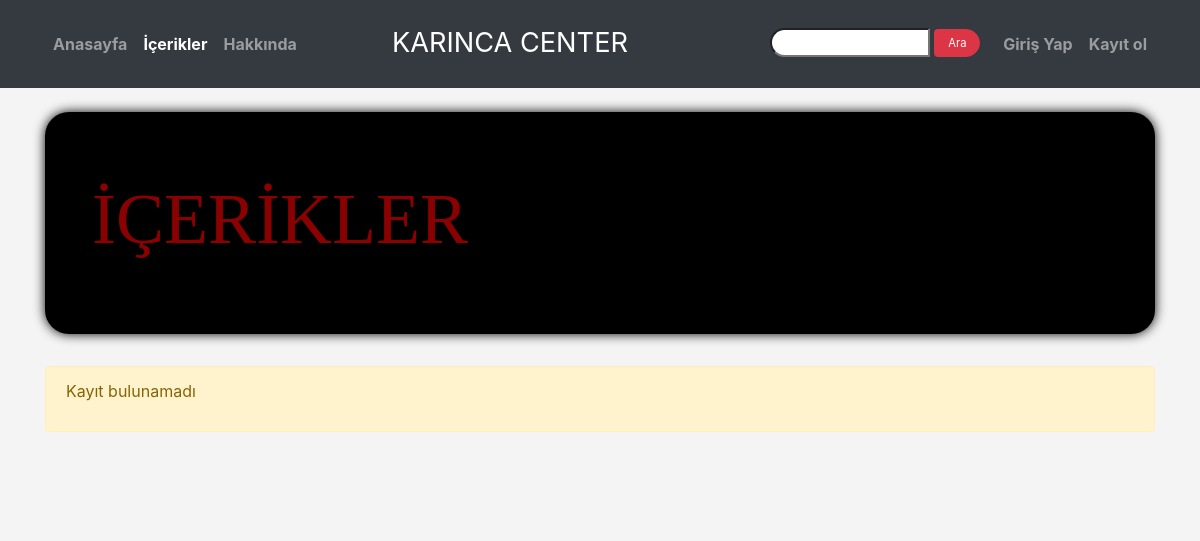
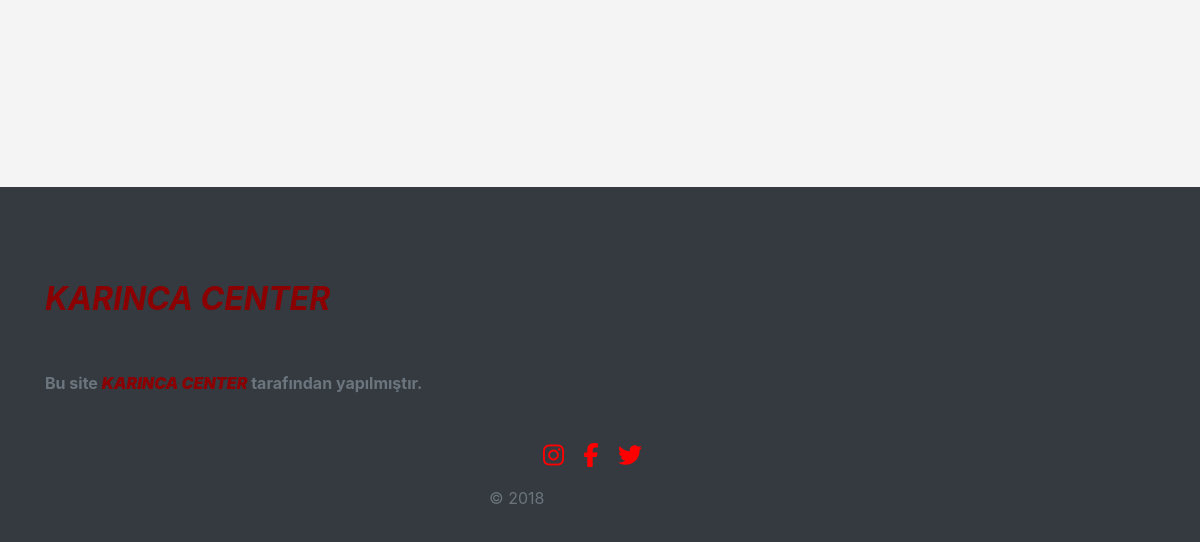
The page /articles/ on the database as committed earlier (2 pictures, top to bottom).
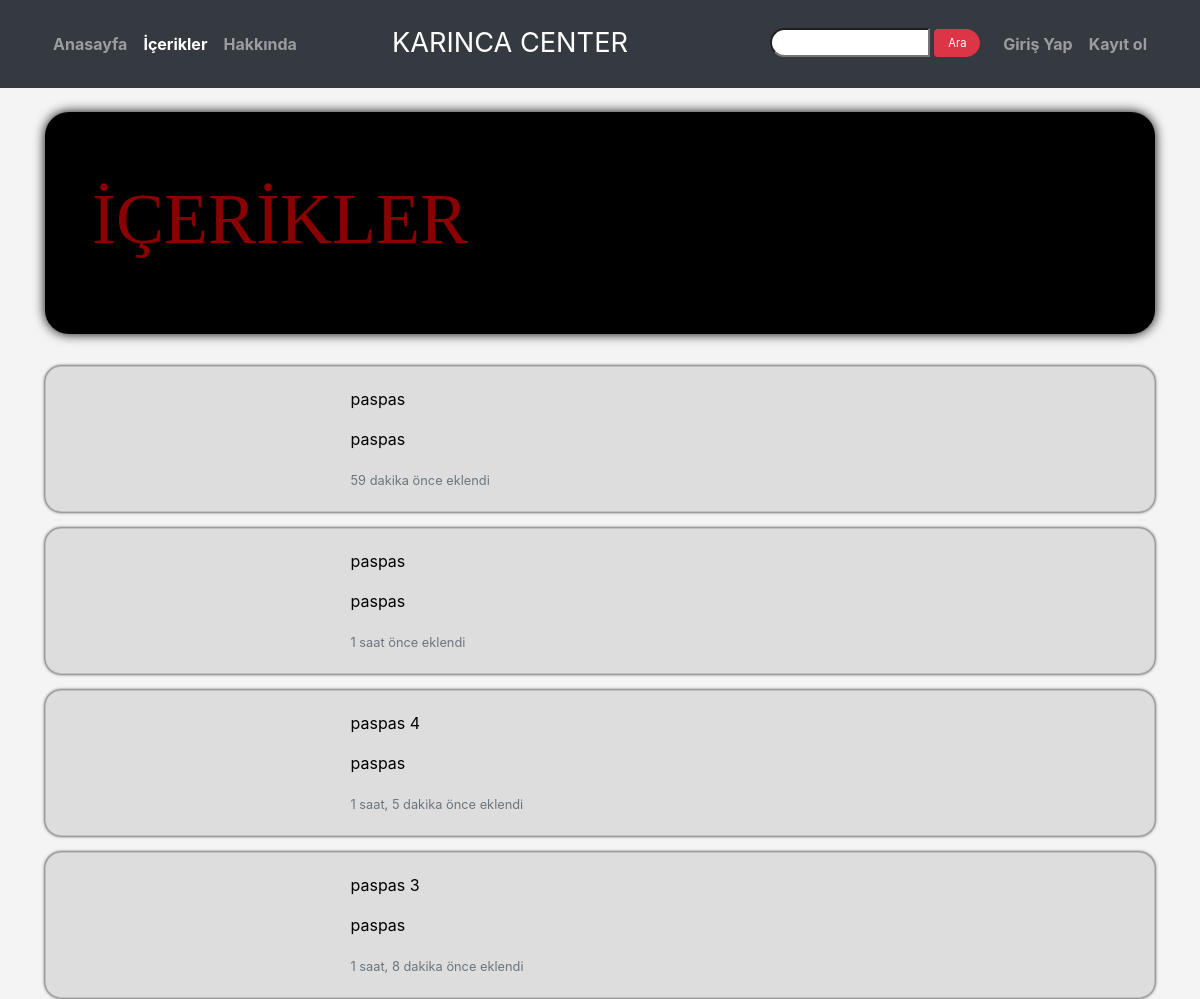
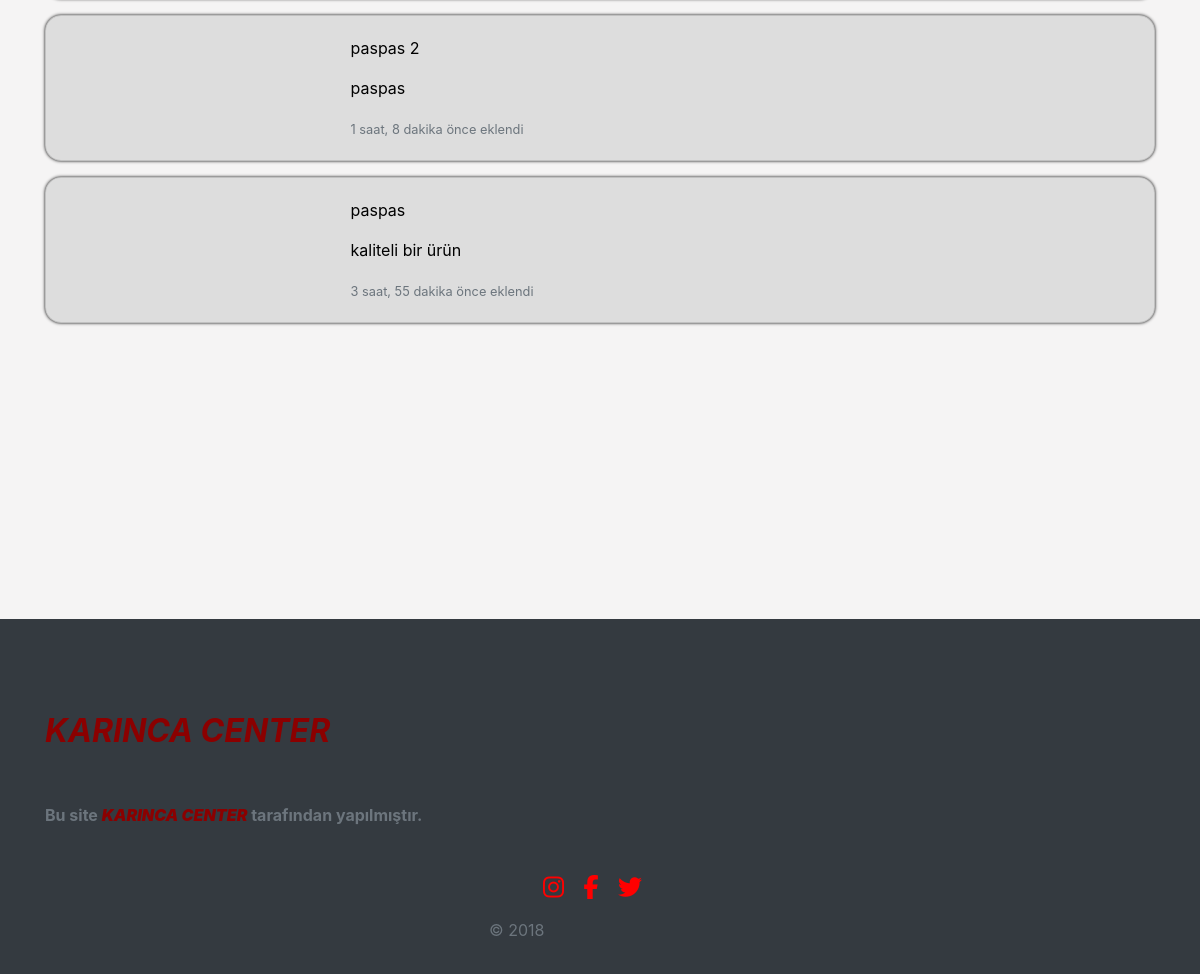
The same page on the database as committed later (2 pictures, top to bottom).
### articles/models.py (models this page shows, shortened)
class Article(models.Model):
    author = models.ForeignKey("auth.User",on_delete = models.CASCADE,verbose_name = "Yazar ")
    name = models.CharField(max_length=100, verbose_name='Başlık')
    description = RichTextField()
    image = models.FileField(blank = True,null = True, verbose_name='makale resim')
    created_date = models.DateTimeField(auto_now_add=True, verbose_name='Eklenme Tarihi')
    isPublished = models.BooleanField(default= True, verbose_name='yayındamı')
    thisNew = models.BooleanField(default= True, verbose_name='yenimi')
    class Meta:
        ordering = ['-created_date']

### articles/views.py (the view)
# urls.py: path('',views.index,name='articles'),
def index(request):
    keyword = request.GET.get("keyword")
    if keyword:
        articles = Article.objects.all().filter(isPublished = 1).filter(name__contains = keyword)
        context = {
        'articles': articles,
        }
        return render(request,'articles/list.html', context)
    else:
        articles = Article.objects.all().filter(isPublished = 1)
        context = {
            'articles': articles,
        }
        return render(request, 'articles/list.html', context)

### templates/articles/list.html (shortened to what this page needs)
{% extends 'layout.html' %}
{% load static %}
{% load humanize %}
{% block content %}
<div class="jumbotron üst ">
    <div class="container">
        <h3 id="kategori-o3" style="font-family: 'times'; font-size: 4.5rem; color: darkred;">İÇERİKLER</h3>
    </div>
</div>
<div class="row">
    <div class="col-md-12">
        {% if articles %}
            {% for article in articles %}
            <a class="link-a" href="{% url 'detail' articles.id %}">
                <div  class="card mb-3 film-o">
                    <div class="row">
                        <div class="col-md-3">
                        </div>
                        <div class="col-md-9">
                            <div class="card-body">
                                <div class="card-title">
                                     {{ article.name }}
                                </div>
                                <p class="card-text">
                                        {{ article.description|safe|truncatewords:30}}
                                </p>
                                <p class="card-text">
                                    <small class="text-muted">{{ article.created_date | timesince }} önce eklendi</small>
                                </p>
                            </div>
                        </div>
                    </div>
                </div>
            </a>
            {% endfor %}
        {% else %}
            <div class="alert alert-warning">
                <p>
                    Kayıt bulunamadı
                </p>
            </div>
        {% endif %}
    </div>
</div>
{% endblock %}

Rows that differ between the two databases and show on the page:
added Article: name "paspas", description "paspas", created_date "59 dakika"
added Article: name "paspas", description "paspas", created_date "1 saat"
added Article: name "paspas 4", description "paspas", created_date "1 saat, 5 dakika"
added Article: name "paspas 3", description "paspas", created_date "1 saat, 8 dakika"
added Article: name "paspas 2", description "paspas", created_date "1 saat, 8 dakika"
added Article: name "paspas", description "kaliteli bir ürün", created_date "3 saat, 55 dakika"
Other text that changed with them:
text no longer shown: "Kayıt bulunamadı"
